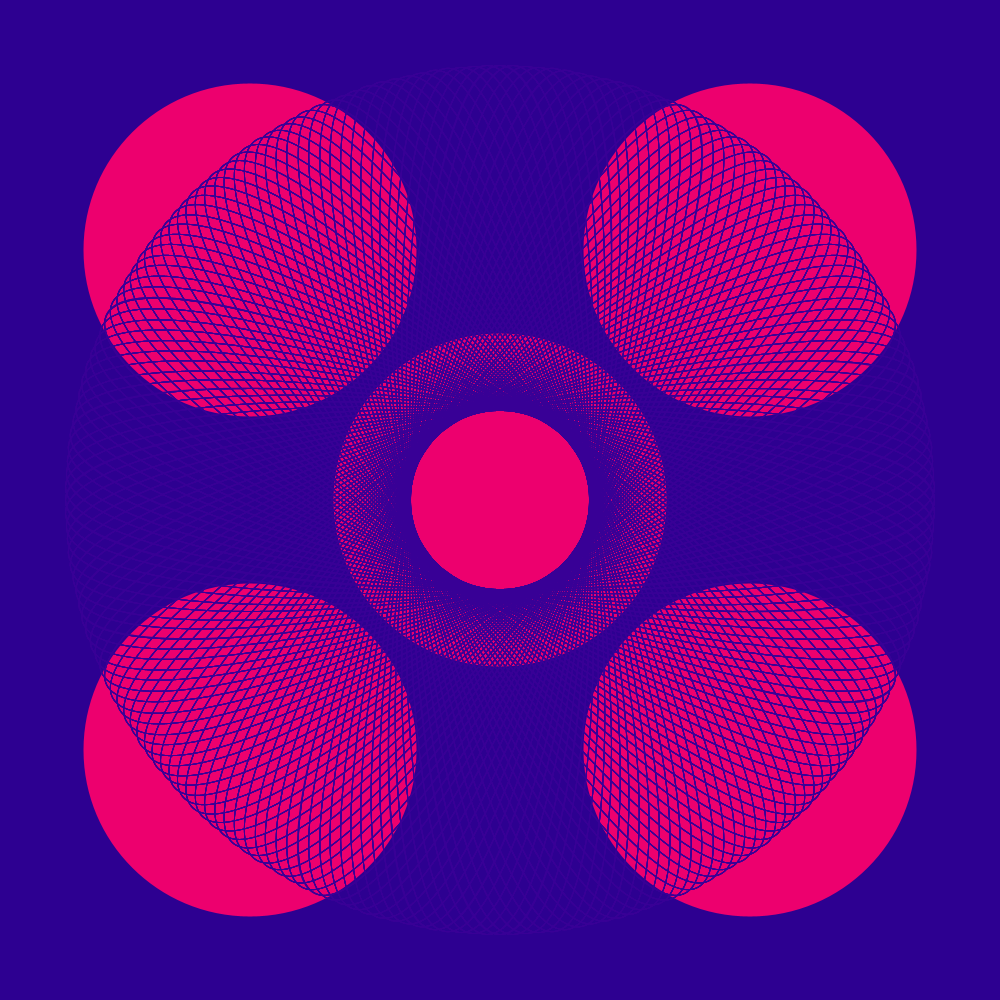
Frame 1 (no input)
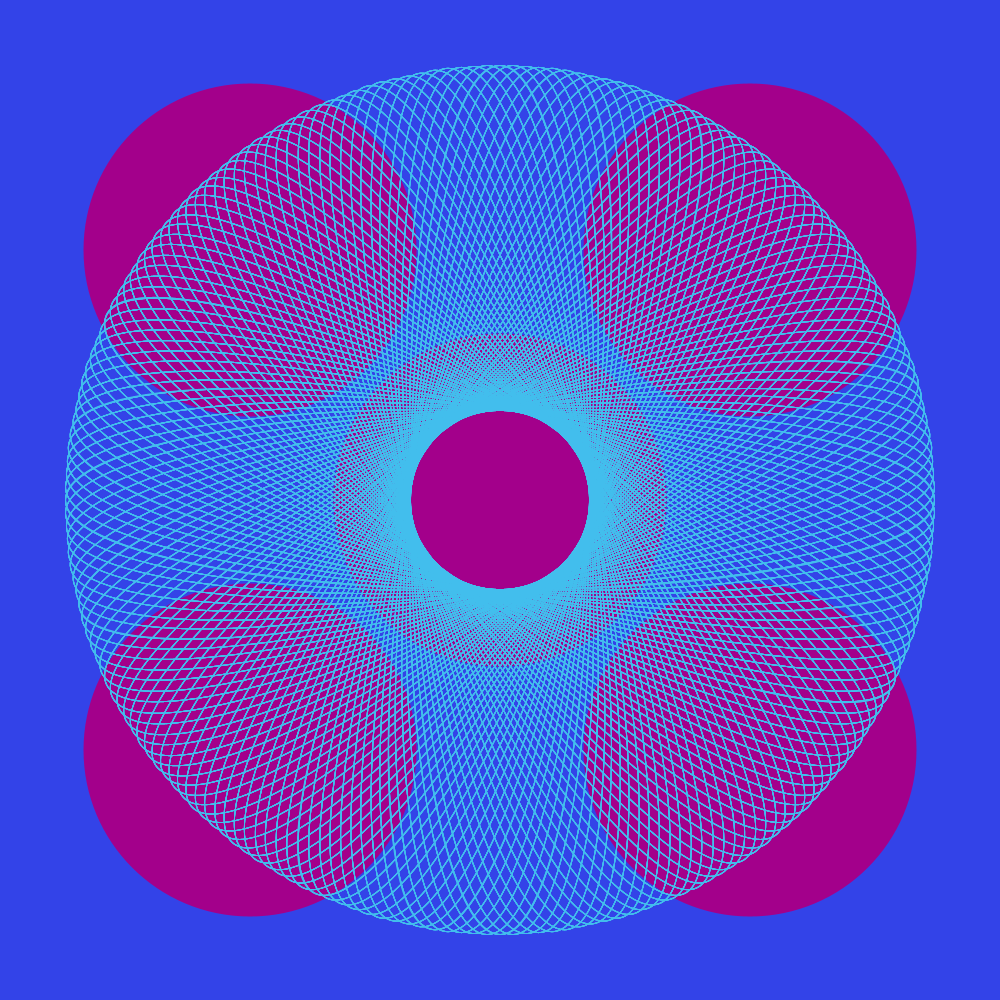
Frame 2 (the mouse pressed at the canvas centre, redrawn once)

The Processing sketch that drew these frames (run headless with seeded random() and noise(); the mouse was pressed at the canvas centre and the sketch redrawn once):

// Processing sketch: sketch_210623b
// ── sketch_210623b.pde
import java.util.*;
import java.util.UUID;

int screenshotCount=1;
// control the size of the grid
int scale = 75;
String screenshotSet = UUID.randomUUID().toString();
int cols, rows, gH, gW;

// How many colors will we use
color[] colors  = new int[9];

void setup()
{
  size(1000, 1000);

  cols = ceil(width/scale);
  rows = ceil(height/scale);
  gH = ceil(width/cols);
  gW = ceil(height/rows);

  if ((width % (float(cols) * gW)) > 0.0) {
      float gWOffset = width % (float(cols) * gW);
      gW += gWOffset/float(rows);
  }

  if ((width % (float(rows) * gH)) > 0.0) {
      float gHOffset = width % (float(rows) * gH);
      gH += gHOffset/float(rows);
  }

  colorMode(HSB, 359, 100, 100, 100);
  color c1 = color(331, 100, 93, 100);
  color c2 = color(308, 100, 64, 100);
  color c3 = color(266, 100, 61, 100);
  color c4 = color(262, 100, 59, 100);
  color c5 = color(258, 100, 57, 100);
  color c6 = color(247, 85, 74, 100);
  color c7 = color(234, 78, 91, 100);
  color c8 = color(216, 75, 92, 100);
  color c9 = color(196, 72, 93, 100);
  colors[0] = c1;
  colors[1] = c2;
  colors[2] = c3;
  colors[3] = c4;
  colors[4] = c5;
  colors[5] = c6;
  colors[6] = c7;
  colors[7] = c8;
  colors[8] = c9;

}


void draw() {
  noLoop();
  noFill();

  ArrayList<Integer> colorNumbers = new ArrayList<Integer>();
  for(int ci = 0; ci < colors.length; ci++)
  {
    colorNumbers.add(ci);
  }
  Collections.shuffle(colorNumbers);

  background(colors[colorNumbers.get(1)]);


  noStroke();
  fill(colors[colorNumbers.get(2)]);
  // center
  pushMatrix();
  translate(width/2, height/2);
  ellipse(0,0,width/3, height/3);
  popMatrix();




  fill(colors[colorNumbers.get(2)]);
  noStroke();
  // top left
  pushMatrix();
  translate(width/4, height/4);
  ellipse(0,0,width/3, height/3);
  popMatrix();
  // top right
  pushMatrix();
  translate(width/2+(width/4), height/4);
  ellipse(0,0,width/3, height/3);
  popMatrix();
  // bottom left
  pushMatrix();
  translate(width/4, height/2+(height/4));
  ellipse(0,0,width/3, height/3);
  popMatrix();
  // bottom right
  pushMatrix();
  translate(width/2+(width/4), height/2+(height/4));
  ellipse(0,0,width/3, height/3);
  popMatrix();

  noFill();
  stroke(colors[colorNumbers.get(0)]);
  for(float rotation = 0.0; rotation <= TWO_PI; rotation+=0.01) {
    pushMatrix();
    translate(width/2, height/2);
    //scale(rotation/1.5);
    rotate(rotation*PI);
    ellipse(0,0,width/1.125-20, height/5-20);
    popMatrix();
  }


  // stroke(colors[colorNumbers.get(3)]);
  // for(float rotation = 0.0; rotation <= HALF_PI; rotation+=0.01) {
  //   pushMatrix();
  //   translate(width/3+rotation, height/4+rotation);
  //   rotate(-rotation*PI);
  //   ellipse(0,0,width/4-20, height/1-20);
  //   popMatrix();
  // }
  // stroke(colors[colorNumbers.get(2)]);
  // for(float rotation = 0.0; rotation <= PI; rotation+=0.01) {
  //   pushMatrix();
  //   translate(width/3, height/3);
  //   rotate(rotation*PI);
  //   rect(0,0,width/4-20, height/7-20);
  //   popMatrix();
  // }
  //
  // stroke(colors[colorNumbers.get(2)]);
  // for(float rotation = 0.0; rotation <= PI; rotation+=0.01) {
  //   pushMatrix();
  //   translate(width/3, height/3);
  //   rotate(rotation*PI);
  //   rect(0,0,width/4-20, height/7-20);
  //   popMatrix();
  // }



}

void keyPressed() {
  // save a screenshot if 's' is presed
  if(key == 's') {
    save("result-"+nf(height)+"-"+nf(width)+"-"+nf(rows)+"-"+nf(cols)+"-"+screenshotSet+"-"+nf(screenshotCount,4)+".jpg");
    screenshotCount++;
  }
  // redraw sketch if 'enter' is presed
  if(keyCode == 10) {
    redraw();
  }
}
